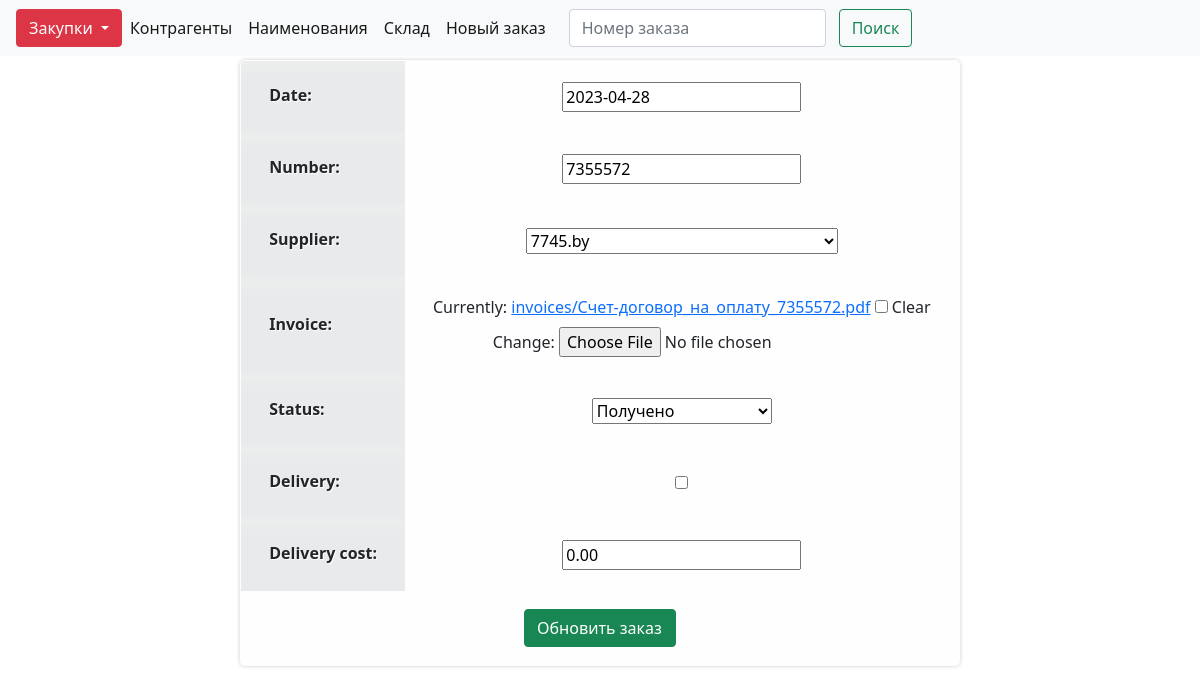
/orders/update/fields/170, run on the app's committed database.
### order/models.py (models this page shows, shortened)
class Order(models.Model):
    STATUS = (
        ('Ожидание счёта', 'Ожидание счёта'),
        ('Ожидание оплаты', 'Ожидание оплаты'),
        ('Ожидание доставки', 'Ожидание доставки'),
        ('Получено', 'Получено'),
    )
    date = models.DateField(default=datetime.date.today)
    number = models.CharField(max_length=50)
    Supplier = models.ForeignKey(Supplier, on_delete=models.CASCADE, default=1, related_name='sup_orders',
                                 related_query_name='sup_order')
    invoice = models.FileField(upload_to='invoices', blank=True)
    Status = models.CharField(choices=STATUS, max_length=250, default=1)
    delivery = models.BooleanField(default=False)
    delivery_cost = models.DecimalField(default=0, decimal_places=2, max_digits=10)

### order/views.py (the view)
# urls.py: path('orders/update/fields/<int:pk>', OrderUpdateView.as_view(), name='order_update'),
class OrderUpdateView(UpdateView):
    model = Order
    fields = '__all__'
    success_url = reverse_lazy('orders_list')
    template_name = 'UpdateOrder.html'

### order/models.py (called while the page is built)
    def __str__(self):
        return self.name

### templates/UpdateOrder.html (shortened to what this page needs)
{% extends 'base.html' %}
{% load static %}
{% block content %}
<form class="form-horizontal"  style="position: center" method="POST" action="" enctype="multipart/form-data">
        <table>
            {{ form.as_table }}
            <td colspan="2">
                <button type="submit" style=" width: 152px" class="btn btn-group btn-success">Обновить заказ</button>
            </td>
        </table>
</form>
{% endblock %}

### static/order/ordertable.css (style rules this page uses)
table { overflow: hidden; position: static; border:1px solid #d3d3d3; background:#fefefe; width:auto; max-width: 80%; margin:5% auto 0; -moz-border-radius:5px; -webkit-border-radius:5px; border-radius:5px; -moz-box-shadow: 0 0 4px rgba(0, 0, 0, 0.2); -webkit-box-shadow: 0 0 4px rgba(0, 0, 0, 0.2); }
th, td { padding:18px 28px 18px; text-align:center; }
th { padding-top:22px; text-shadow: 1px 1px 1px #fff; background:#e8eaeb; }
td { border-top:1px solid #e0e0e0; border-right:1px solid #e0e0e0; }
th { background: -moz-linear-gradient(#e8eaeb, #ededed); background: -webkit-gradient(linear, 0% 0%, 0% 20%, from(#ededed), to(#e8eaeb)); }

### data on the page
Order: date "2023-04-28", number "7355572", Supplier "7745.by", Status "Получено", delivery_cost "0.00"
